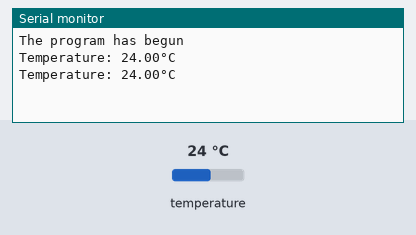
Recording of a sketch running on a simulated Arduino Uno, built with avr-gcc and run on an emulated ATmega328P. On the bench: the last lines printed to the serial monitor. The test bench sets the inputs (shaded band); at power-on: temperature 24 °C.

Above: at 3.3 s.
3.4 s: temperature set to 12 °C
At 4.9 s:
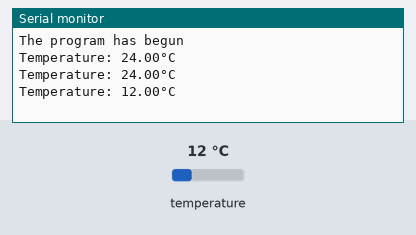
5.9 s: temperature set to 19 °C
At 7.4 s:
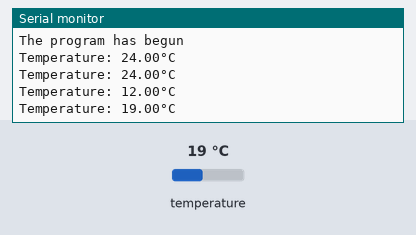
Timing chart, 0 to 8.9 s (numbered marks = the images above; inputs shaded):
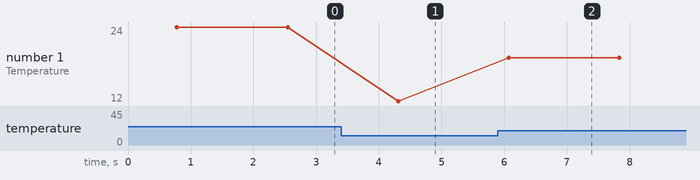

The sketch:

Temperature.ino
```cpp
// new library, with OneWire and DallasTemperature
// Make sure there is a 4.7 kiloohm resistor between the vcc power supply and the connection to 5v
#include <OneWire.h>
#include <DallasTemperature.h>

#define ONE_WIRE_BUS 3
OneWire oneWire(ONE_WIRE_BUS);
DallasTemperature sensors(&oneWire);

void setup(void) {
  Serial.begin(9600);
  sensors.begin();
  Serial.println("The program has begun");
}

void loop(void) {
  sensors.requestTemperatures();
  float tempC = sensors.getTempCByIndex(0);
  Serial.print("Temperature: ");
  Serial.print(tempC);
  Serial.println("°C");
  delay(1000);
}
```

Measured:
- after the input at 3.4 s, the serial monitor: prints a new line after 0.91 s (image 1)
- after the input at 5.9 s, the serial monitor: prints a new line after 0.17 s (image 2)
- plotted number 1: 24 → 12 after the input at 3.4 s, 12 → 19 after the input at 5.9 s
